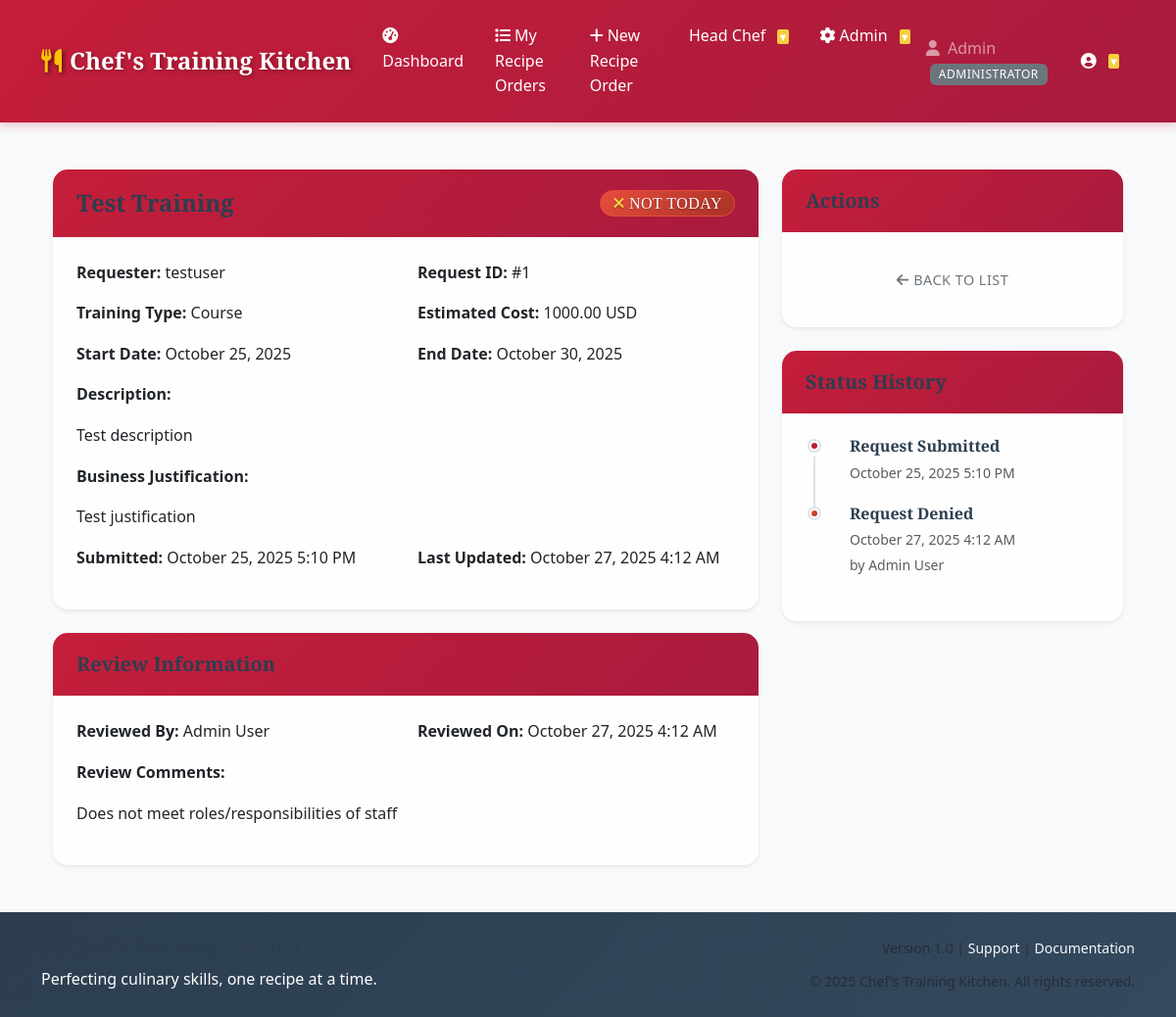
Page /requests/1/ (signed in) on the committed database.
### accounts/models.py (models this page shows, shortened)
class UserProfile(models.Model):
    ROLE_CHOICES = [
        ('TEAM_MEMBER', 'Team Member'),
        ('LEADERSHIP', 'Leadership'),
        ('ADMIN', 'Administrator'),
    ]
    user = models.OneToOneField(User, on_delete=models.CASCADE)
    role = models.CharField(max_length=20, choices=ROLE_CHOICES, default='TEAM_MEMBER')
    is_active = models.BooleanField(default=True)
    created_at = models.DateTimeField(auto_now_add=True)
    updated_at = models.DateTimeField(auto_now=True)
    class Meta:
        verbose_name = "User Profile"
        verbose_name_plural = "User Profiles"

### training_requests/models.py (models this page shows, shortened)
class TrainingRequest(models.Model):
    TRAINING_TYPE_CHOICES = [
        ('CONFERENCE', 'Conference'),
        ('COURSE', 'Course'),
        ('CERTIFICATION', 'Certification'),
        ('WORKSHOP', 'Workshop'),
    ]
    STATUS_CHOICES = [
        ('PENDING', 'Pending'),
        ('APPROVED', 'Approved'),
        ('DENIED', 'Denied'),
        ('COMPLETED', 'Completed'),
    ]
    requester = models.ForeignKey(
        User,
        on_delete=models.CASCADE,
        related_name='training_requests',
        help_text="User who submitted the training request"
    )
    title = models.CharField(max_length=200, help_text="Training title or name")
    description = models.TextField(help_text="Detailed description of the training")
    training_type = models.CharField(
        max_length=20,
        choices=TRAINING_TYPE_CHOICES,
        help_text="Type of training being requested"
    )
    estimated_cost = models.DecimalField(
        max_digits=10,
        decimal_places=2,
        validators=[MinValueValidator(Decimal('0.00'))],
        help_text="Estimated cost in the specified currency"
    )
    currency = models.CharField(max_length=3, default='USD', help_text="Currency code (e.g., USD, EUR)")
    start_date = models.DateField(help_text="Training start date")
    end_date = models.DateField(help_text="Training end date")
    justification = models.TextField(help_text="Business justification for the training")
    status = models.CharField(
        max_length=20,
        choices=STATUS_CHOICES,
        default='PENDING',
        help_text="Current status of the request"
    )
    reviewer = models.ForeignKey(
        User,
        on_delete=models.SET_NULL,
        null=True,
        blank=True,
        related_name='reviewed_requests',
        help_text="Leadership member who reviewed the request"
    )
    review_comments = models.TextField(
        blank=True,
        help_text="Comments from the reviewer"
    )
    reviewed_at = models.DateTimeField(
        null=True,
        blank=True,
        help_text="When the request was reviewed"
    )
    completed_at = models.DateTimeField(
        null=True,
        blank=True,
        help_text="When the training was completed"
    )
    completion_notes = models.TextField(
        blank=True,
        help_text="Notes about the training completion"
    )
    supporting_documents = models.FileField(
        upload_to='training_requests/documents/',
        blank=True,
        null=True,
        validators=[
            FileExtensionValidator(
                allowed_extensions=['pdf', 'doc', 'docx', 'txt'],
                message="Only PDF, DOC, DOCX, and TXT files are allowed."
            ),
            validate_file_size
        ],
        help_text="Optional supporting documents (PDF, DOC, DOCX, TXT, up to 10MB)"
    )
    created_at = models.DateTimeField(auto_now_add=True)
    updated_at = models.DateTimeField(auto_now=True)
    class Meta:
        verbose_name = "Training Request"
        verbose_name_plural = "Training Requests"
        ordering = ['-created_at']

### training_requests/views.py (the view)
# urls.py: path('requests/<int:pk>/', views.TrainingRequestDetailView.as_view(), name='request_detail'),
class TrainingRequestDetailView(LoginRequiredMixin, DetailView):
    model = TrainingRequest
    template_name = 'training_requests/request_detail.html'
    context_object_name = 'request'
    def get_queryset(self):
        queryset = TrainingRequest.objects.select_related('requester', 'reviewer')
        user_role = getattr(self.request.user.userprofile, 'role', 'TEAM_MEMBER')
        if user_role == 'TEAM_MEMBER':
            queryset = queryset.filter(requester=self.request.user)
        return queryset
    def get_context_data(self, **kwargs):
        context = super().get_context_data(**kwargs)
        user_role = getattr(self.request.user.userprofile, 'role', 'TEAM_MEMBER')
        context['user_role'] = user_role
        context['is_leadership'] = user_role in ['LEADERSHIP', 'ADMIN']
        context['can_approve'] = (
            user_role in ['LEADERSHIP', 'ADMIN'] and
            self.object.status == 'PENDING'
        )
        context['can_complete'] = (
            user_role in ['LEADERSHIP', 'ADMIN'] and
            self.object.status == 'APPROVED'
        )
        return context

### templates/training_requests/request_detail.html (shortened to what this page needs)
{% extends 'base.html' %}
{% load static %}
{% block content %}
<div class="container mt-4">
    <div class="row">
        <div class="col-md-8">
            <div class="card">
                <div class="card-header d-flex justify-content-between align-items-center">
                    <h4 class="mb-0">{{ request.title }}</h4>
                    {% if request.status == 'PENDING' %}
                        <span class="badge bg-warning fs-6">{{ request.get_status_display }}</span>
                    {% elif request.status == 'APPROVED' %}
                        <span class="badge bg-success fs-6">{{ request.get_status_display }}</span>
                    {% elif request.status == 'DENIED' %}
                        <span class="badge bg-danger fs-6">{{ request.get_status_display }}</span>
                    {% elif request.status == 'COMPLETED' %}
                        <span class="badge bg-primary fs-6">{{ request.get_status_display }}</span>
                    {% endif %}
                </div>
                <div class="card-body">
                    <div class="row mb-3">
                        <div class="col-md-6">
                            <strong>Requester:</strong> {{ request.requester.get_full_name|default:request.requester.username }}
                        </div>
                        <div class="col-md-6">
                            <strong>Request ID:</strong> #{{ request.id }}
                        </div>
                    </div>
                    <div class="row mb-3">
                        <div class="col-md-6">
                            <strong>Training Type:</strong> {{ request.get_training_type_display }}
                        </div>
                        <div class="col-md-6">
                            <strong>Estimated Cost:</strong> {{ request.estimated_cost }} {{ request.currency }}
                        </div>
                    </div>
                    <div class="row mb-3">
                        <div class="col-md-6">
                            <strong>Start Date:</strong> {{ request.start_date|date:"F d, Y" }}
                        </div>
                        <div class="col-md-6">
                            <strong>End Date:</strong> {{ request.end_date|date:"F d, Y" }}
                        </div>
                    </div>
                    <div class="mb-3">
                        <strong>Description:</strong>
                        <p class="mt-2">{{ request.description|linebreaks }}</p>
                    </div>
                    <div class="mb-3">
                        <strong>Business Justification:</strong>
                        <p class="mt-2">{{ request.justification|linebreaks }}</p>
                    </div>
                    <div class="row mb-3">
                        <div class="col-md-6">
                            <strong>Submitted:</strong> {{ request.created_at|date:"F d, Y g:i A" }}
                        </div>
                        {% if request.updated_at != request.created_at %}
                            <div class="col-md-6">
                                <strong>Last Updated:</strong> {{ request.updated_at|date:"F d, Y g:i A" }}
                            </div>
                        {% endif %}
                    </div>
                </div>
            </div>
            {% if request.reviewer or request.review_comments %}
                <div class="card mt-4">
                    <div class="card-header">
                        <h5 class="mb-0">Review Information</h5>
                    </div>
                    <div class="card-body">
                        {% if request.reviewer %}
                            <div class="row mb-3">
                                <div class="col-md-6">
                                    <strong>Reviewed By:</strong> {{ request.reviewer.get_full_name|default:request.reviewer.username }}
                                </div>
                                {% if request.reviewed_at %}
                                    <div class="col-md-6">
                                        <strong>Reviewed On:</strong> {{ request.reviewed_at|date:"F d, Y g:i A" }}
                                    </div>
                                {% endif %}
                            </div>
                        {% endif %}
                        {% if request.review_comments %}
                            <div class="mb-3">
                                <strong>Review Comments:</strong>
                                <p class="mt-2">{{ request.review_comments|linebreaks }}</p>
                            </div>
                        {% endif %}
                    </div>
                </div>
            {% endif %}
        </div>
        <div class="col-md-4">
            <div class="card">
                <div class="card-header">
                    <h5 class="mb-0">Actions</h5>
                </div>
                <div class="card-body">
                    <div class="d-grid gap-2">
                        <a href="{% url 'training_requests:request_list' %}" class="btn btn-outline-secondary">
                            <i class="fas fa-arrow-left"></i> Back to List
                        </a>
                    </div>
                </div>
            </div>
            <div class="card mt-4">
                <div class="card-header">
                    <h5 class="mb-0">Status History</h5>
                </div>
                <div class="card-body">
                    <div class="timeline">
                        <div class="timeline-item">
                            <div class="timeline-marker bg-primary"></div>
                            <div class="timeline-content">
                                <h6 class="mb-1">Request Submitted</h6>
                                <small class="text-muted">{{ request.created_at|date:"F d, Y g:i A" }}</small>
                            </div>
                        </div>
                        {% if request.reviewed_at %}
                            <div class="timeline-item">
                                <div class="timeline-marker {% if request.status == 'APPROVED' %}bg-success{% else %}bg-danger{% endif %}"></div>
                                <div class="timeline-content">
                                    <h6 class="mb-1">Request {{ request.get_status_display }}</h6>
                                    <small class="text-muted">{{ request.reviewed_at|date:"F d, Y g:i A" }}</small>
                                    {% if request.reviewer %}
                                        <br><small class="text-muted">by {{ request.reviewer.get_full_name|default:request.reviewer.username }}</small>
                                    {% endif %}
                                </div>
                            </div>
                        {% endif %}
                    </div>
                </div>
            </div>
        </div>
    </div>
</div>
{% endblock %}

### templates/base.html (shortened to what this page needs)
<!DOCTYPE html>
<html lang="en">
<head>
    <link href="https://cdn.jsdelivr.net/npm/bootstrap@5.3.0/dist/css/bootstrap.min.css" rel="stylesheet">
    <link rel="stylesheet" href="https://cdnjs.cloudflare.com/ajax/libs/font-awesome/6.4.0/css/all.min.css">
    {% load static %}
    <link rel="stylesheet" href="{% static 'css/restaurant-theme.css' %}">
    <link rel="stylesheet" href="{% static 'css/restaurant-animations.css' %}">
</head>
<body>
    <nav class="navbar navbar-expand-lg navbar-dark bg-dark">
        <div class="container">
            <a class="navbar-brand" href="{% if user.is_authenticated %}{% url 'training_requests:dashboard' %}{% else %}{% url 'accounts:login' %}{% endif %}">
                <i class="fas fa-utensils me-2"></i>Chef's Training Kitchen
            </a>
            {% if user.is_authenticated %}
            <div class="collapse navbar-collapse" id="navbarNav">
                <ul class="navbar-nav me-auto">
                    <li class="nav-item">
                        <a class="nav-link" href="{% url 'training_requests:dashboard' %}">
                            <i class="fas fa-tachometer-alt me-1"></i>Dashboard
                        </a>
                    </li>
                    <li class="nav-item">
                        <a class="nav-link" href="{% url 'training_requests:request_list' %}">
                            <i class="fas fa-list me-1"></i>My Recipe Orders
                        </a>
                    </li>
                    <li class="nav-item">
                        <a class="nav-link" href="{% url 'training_requests:create_request' %}">
                            <i class="fas fa-plus me-1"></i>New Recipe Order
                        </a>
                    </li>
                    {% if user.userprofile.role == 'LEADERSHIP' or user.userprofile.role == 'ADMIN' %}
                    <li class="nav-item dropdown">
                        <a class="nav-link dropdown-toggle position-relative" href="#" id="leadershipDropdown" role="button" data-bs-toggle="dropdown">
                            Head Chef
                        </a>
                    </li>
                    {% endif %}
                    {% if user.userprofile.role == 'ADMIN' %}
                    <li class="nav-item dropdown">
                        <a class="nav-link dropdown-toggle" href="#" id="adminDropdown" role="button" data-bs-toggle="dropdown">
                            <i class="fas fa-cog me-1"></i>Admin
                        </a>
                    </li>
                    {% endif %}
                </ul>
                <div class="navbar-nav user-info">
                    <div class="navbar-text">
                        <i class="fas fa-user me-1"></i>
                        {{ user.first_name|default:user.username }}
                        {% if user.userprofile %}
                            <span class="badge bg-secondary role-badge ms-1">{{ user.userprofile.get_role_display }}</span>
                        {% endif %}
                    </div>
                    <div class="nav-item dropdown">
                        <a class="nav-link dropdown-toggle" href="#" id="userDropdown" role="button" data-bs-toggle="dropdown">
                            <i class="fas fa-user-circle"></i>
                        </a>
                    </div>
                </div>
            </div>
            {% endif %}
        </div>
    </nav>
    <div class="container mt-4">
        {% block content %}
        {% endblock %}
    </div>
    {% include 'components/footer.html' %}
    {% load static %}
</body>
</html>

### rows in the picture
TrainingRequest: title "Test Training", requester.get_full_name "testuser", id "1", training_type "Course", estimated_cost "1000.00", currency "USD", start_date "October 25, 2025", end_date "October 30, 2025", description "Test description", justification "Test justification", created_at "October 25, 2025 5:10 PM", updated_at "October 27, 2025 4:12 AM", reviewer.get_full_name "Admin User", reviewed_at "October 27, 2025 4:12 AM", review_comments "Does not meet roles/responsibilities of staff", status "Denied"

### other values in the picture
{{ user.first_name|default:user.username }} "Admin"
{{ user.userprofile.get_role_display }} "ADMINISTRATOR"
